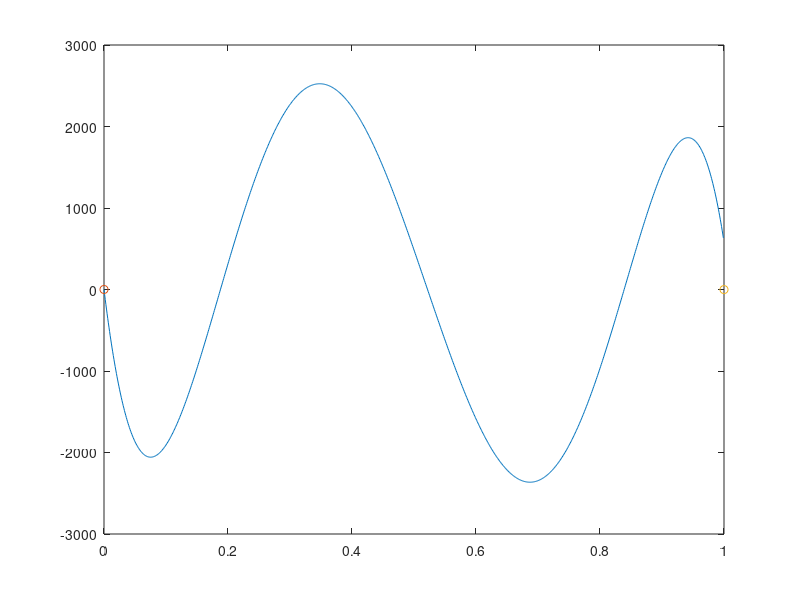

Reproduce this figure in MATLAB.
n=5; m=1; 

tf=1; dt=0.001;

% Generate a random system and 
% boundary conditions
A=randn(n,n);
B=randn(n,m);

x0=randn(n,1); 
xT=randn(n,1);

% Generate initial costate value

M=[A,-B*B';zeros(n,n),-A'];
N=expm(tf.*M);
N1=N(1:n,1:n);
N2=N(1:n,n+1:2*n);
lambda0=inv(N2)*(xT-N1*x0);

t=0; 
% time and output vectors
T=[]; Y=[];

x=x0; lambda=lambda0;
while (t<=tf);
    T=[T;t]; Y=[Y;x(1)];
    
    u=-B'*lambda;
    x=x+dt.*(A*x+B*u);
    lambda=lambda+dt.*(-A'*lambda);
    t=t+dt;
    
end;

hold off;
plot(T,Y);
hold on;
plot(0,x0(1),'o'); plot(tf,xT(1),'o');
    
    